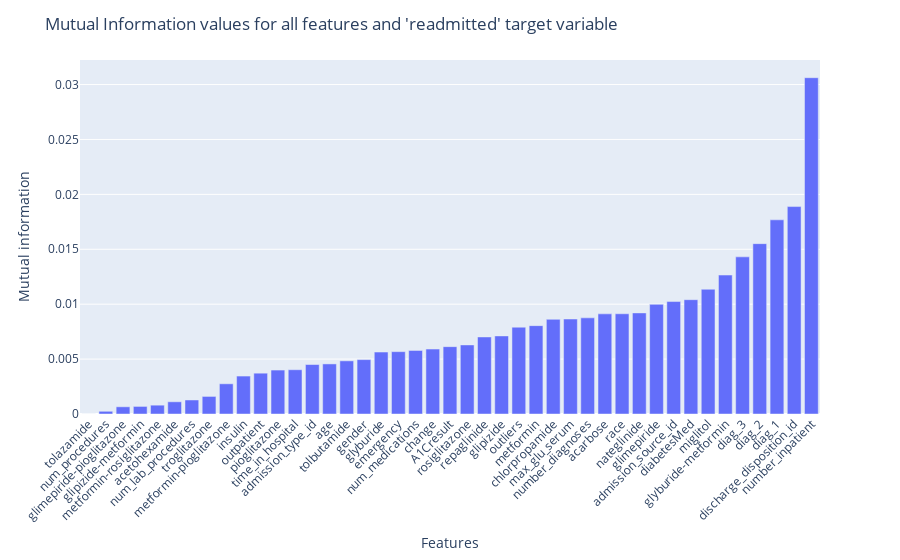

Here is the notebook cell this chart was saved with:
### Code cell
# Visualize the MI values for each feature in ascending order
fig = px.bar(mutual_info_df, x = 'Feature', y = 'Mutual_Info')
fig.update_layout(title="Mutual Information values for all features and 'readmitted' target variable", yaxis_title="Mutual information",xaxis_title="Features") 
fig.update_xaxes(tickangle=-45)

### Figure 1 — Plotly figure (JSON) as saved in the notebook; plotly's stock layout.template omitted (floating-point values rounded to 4 significant figures)
{"data": [{"alignmentgroup": "True", "hovertemplate": "Feature=%{x}<br>Mutual_Info=%{y}<extra></extra>", "legendgroup": "", "marker": {"color": "#636efa", "pattern": {"shape": ""}}, "name": "", "offsetgroup": "", "orientation": "v", "showlegend": false, "textposition": "auto", "type": "bar", "x": ["tolazamide", "num_procedures", "glimepiride-pioglitazone", "glipizide-metformin", "metformin-rosiglitazone", "acetohexamide", "num_lab_procedures", "troglitazone", "metformin-pioglitazone", "insulin", "outpatient", "pioglitazone", "time_in_hospital", "admission_type_id", "age", "tolbutamide", "gender", "glyburide", "emergency", "num_medications", "change", "A1Cresult", "rosiglitazone", "repaglinide", "glipizide", "outliers", "metformin", "chlorpropamide", "max_glu_serum", "number_diagnoses", "acarbose", "race", "nateglinide", "glimepiride", "admission_source_id", "diabetesMed", "miglitol", "glyburide-metformin", "diag_3", "diag_2", "diag_1", "discharge_disposition_id", "number_inpatient"], "xaxis": "x", "y": [0, 0.0002469, 0.0006562, 0.0006901, 0.000804, 0.001111, 0.001278, 0.0016, 0.002751, 0.003455, 0.003717, 0.004002, 0.004031, 0.004504, 0.004561, 0.00484, 0.004953, 0.005643, 0.005676, 0.005786, 0.005912, 0.006133, 0.00629, 0.007017, 0.007111, 0.007906, 0.008047, 0.00862, 0.008651, 0.008756, 0.009118, 0.009127, 0.009206, 0.009987, 0.01024, 0.01041, 0.01136, 0.01265, 0.01431, 0.01551, 0.01768, 0.01889, 0.03062], "yaxis": "y"}], "layout": {"barmode": "relative", "legend": {"tracegroupgap": 0}, "margin": {"t": 60}, "title": {"text": "Mutual Information values for all features and 'readmitted' target variable"}, "xaxis": {"anchor": "y", "domain": [0, 1], "tickangle": -45, "title": {"text": "Features"}}, "yaxis": {"anchor": "x", "domain": [0, 1], "title": {"text": "Mutual information"}}}}
